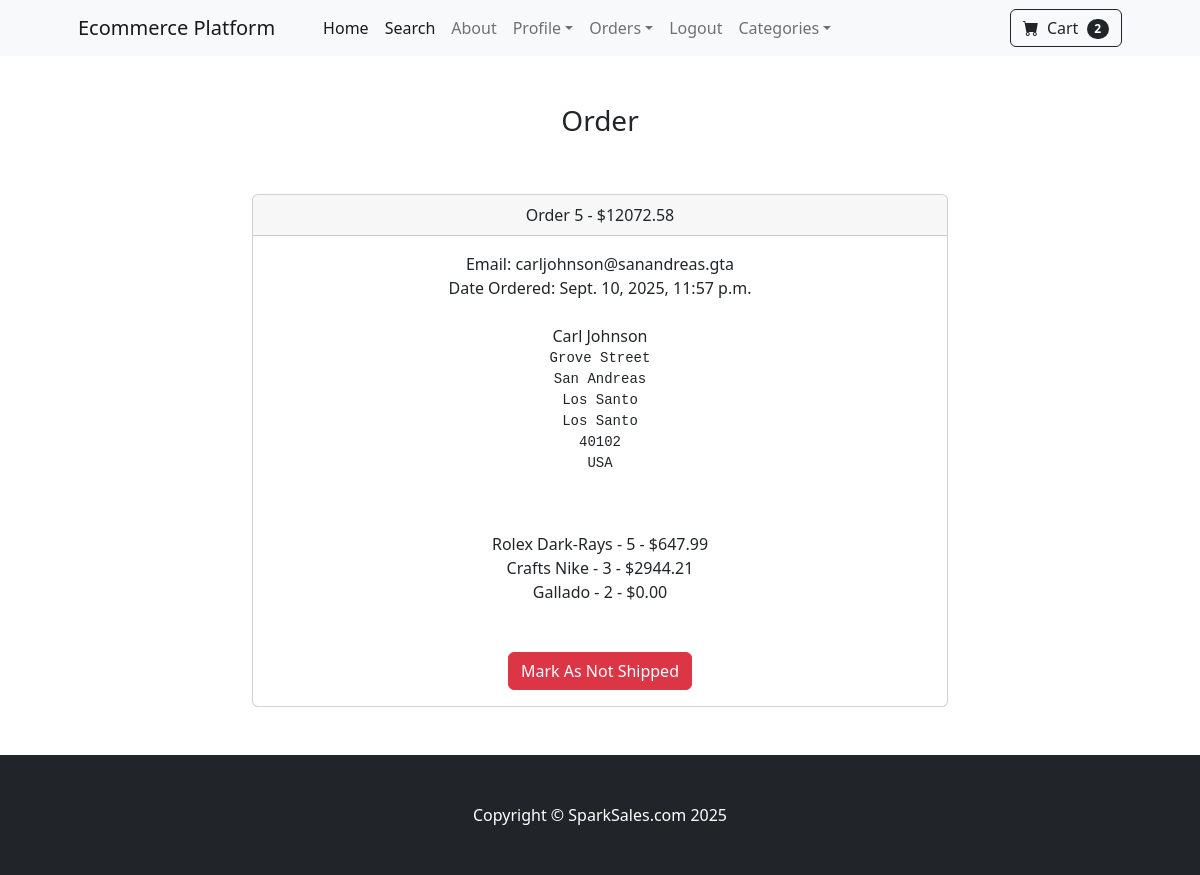
Page /payment/orders/5 (signed in) on the earlier database version.
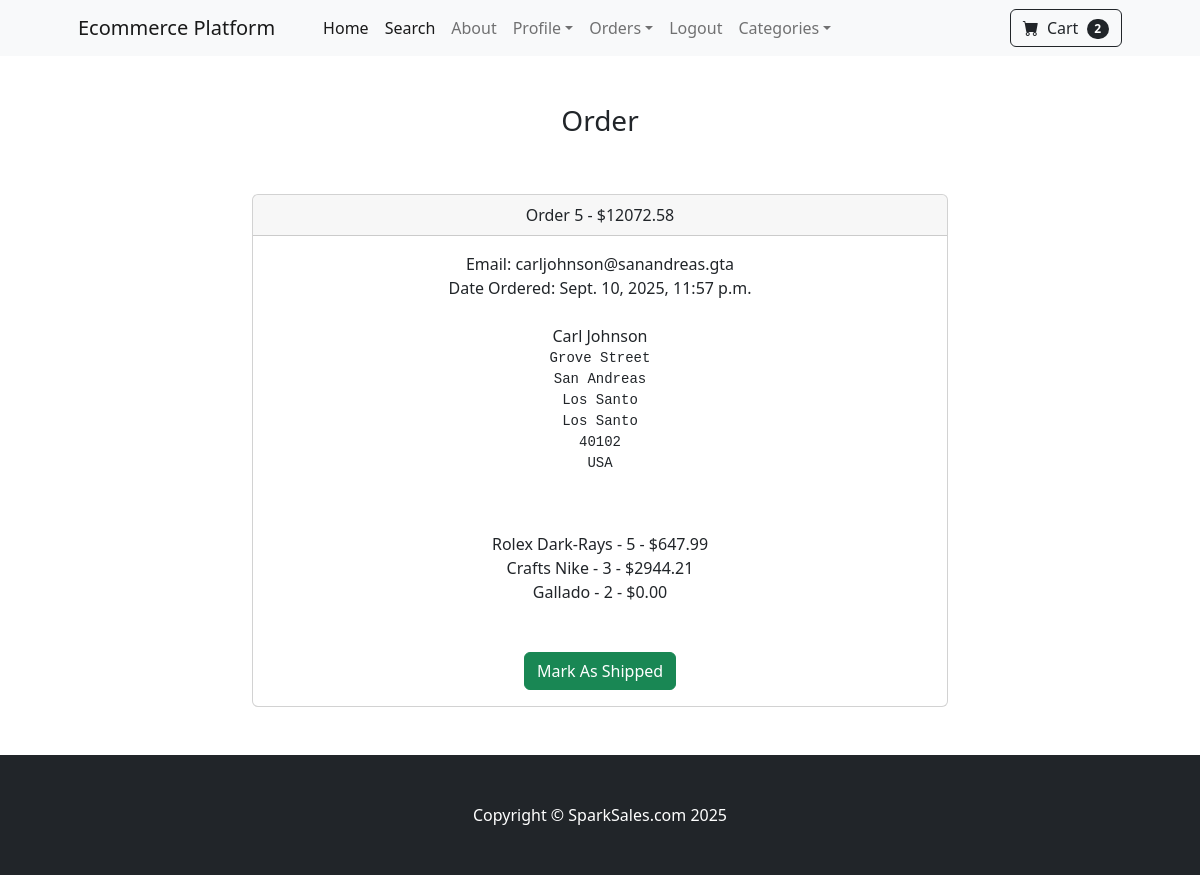
Same page on the later database version.
### payment/views.py (the view, shortened to what this page needs)
# urls.py: path('orders/<int:pk>', views.orders, name='orders'),
def orders(request, pk):
    if request.user.is_authenticated and request.user.is_superuser:
        order = Order.objects.get(id=pk)
        items = OrderItem.objects.filter(order=pk)
        return render(request, 'payment/orders.html', {"order":order, "items": items})
    else:
        messages.success(request, "Access Denied!")
        return redirect('home')

### cart/cart.py (called while the page is built)
    def __len__(self):
        return len(self.cart)

### cart/context_processors.py (called while the page is built)
def cart(request):
    return {'cart': Cart(request)}

### store/models.py (called while the page is built)
    def __str__(self):
        return self.name

### payment/templates/payment/orders.html (shortened to what this page needs)
{% extends 'base.html' %}
{% block content %}
<div class="container px-4 px-lg-5">
    <div class="row gx-4 gx-lg-5 justify-content-center">
        <center>
            <div class="col-8">
                <br/> <br/>
                <h3>Order</h3>
                <br/> <br/>
                <div class="card">
  <div class="card-header">
    Order {{ order.id }} - ${{ order.amount_paid }}
  </div>
  <div class="card-body">
    Email: {{ order.email }}<br/>
    {% if order.date_shipped %}
        Date Shipped: {{ order.date_shipped }}
    {% else %}
        Date Ordered: {{ order.date_ordered }}
    {% endif %}
    <br/><br/>
    {{ order.full_name }}<br/>
    <pre>{{ order.shipping_address }}<br/>
    </pre>
    {% for item in items %}
        {{ item.product }} - {{ item.quantity }} - ${{ item.price }}<br/>
    {% endfor %}
    <br/> <br/>
    {% if not order.shipped %}
    <form method="POST">
        <button type="submit" class="btn btn-success">Mark As Shipped</button>
    </form>
    {% else %}
    <form method="POST">
        <button type="submit" class="btn btn-danger">Mark As Not Shipped</button>
    </form>
    {% endif %}
  </div>
</div>
<br/> <br/>
            </div>
        </center>
    </div>
</div>
{% endblock %}

Differences in the rows shown:
changed Order "carljohnson@sanandreas.gta": shipped True → False (drawn)
Other differences:
text no longer shown: "Mark As Not Shipped"
text now shown: "Mark As Shipped"
